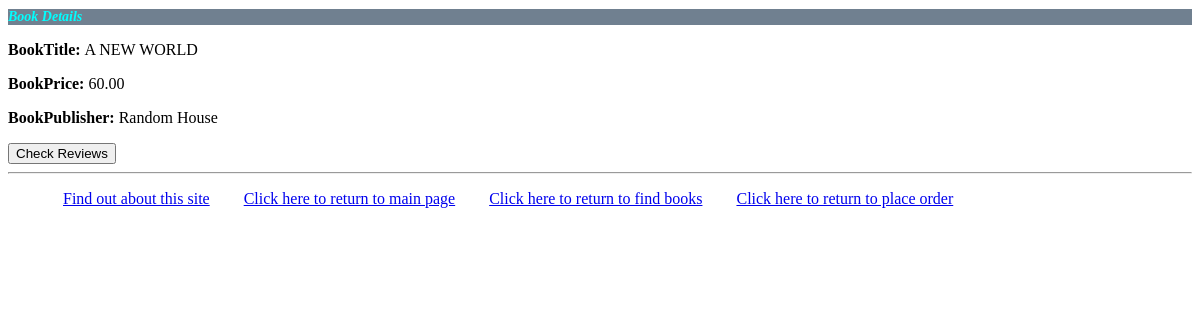
/myapp/3/, run on the app's committed database.
### myapp/models.py (models this page shows, shortened)
class Book(models.Model):
    CATEGORY_CHOICES = [
        ('S', 'Scinece&Tech'),
        ('F', 'Fiction'),
        ('B', 'Biography'),
        ('T', 'Travel'),
        ('O', 'Other')
    ]
    title = models.CharField(max_length=200)
    category = models.CharField(max_length=1, choices=CATEGORY_CHOICES, default='F')
    num_pages = models.PositiveIntegerField(default=100)
    price = models.DecimalField(max_digits=10, decimal_places=2)
    publisher = models.ForeignKey(Publisher, related_name='books', on_delete=models.CASCADE)
    description = models.CharField(max_length=100, blank=True)
    num_reviews = models.PositiveIntegerField(default=0)

class Publisher(models.Model):
    name = models.CharField(max_length=200)
    website = models.URLField()
    city = models.CharField(max_length=20, blank=True)
    country = models.CharField(max_length=20, default='USA', blank=False)
    def __str__(self):
        return self.name

### myapp/views.py (the view)
# urls.py: path(r'<int:book_id>/', views.detail, name='detail'),
def detail(request, book_id):
    book_Detail = get_object_or_404(Book, id=book_id)
    return render(request, 'myapp/detail.html', {'book_title': book_Detail.title.upper(), 'book_price': book_Detail.price, 'book_publisher':book_Detail.publisher, 'book_id': book_id})

### myapp/templates/myapp/detail.html
{% extends 'myapp/base.html' %}
{% block body_block%}
    <h1>Book Details</h1>
    <p><b> BookTitle: </b>{{ book_title }}</p>
    <p><b> BookPrice: </b>{{ book_price }}</p>
    <p><b> BookPublisher: </b>{{ book_publisher }}</p>
    <a href="{% url 'myapp:chk_reviews' book_id %}"><button class="btn btn-success" > Check Reviews </button></a>
{% endblock %}

### myapp/static/myapp/style.css (style rules this page uses)
h1 { background-color: slategray; text-decoration-color: chocolate; font-size: 14px; color: aqua; font-style: italic; }

### data on the page
Book: title "A NEW WORLD", price "60.00"
Publisher: name "Random House"
